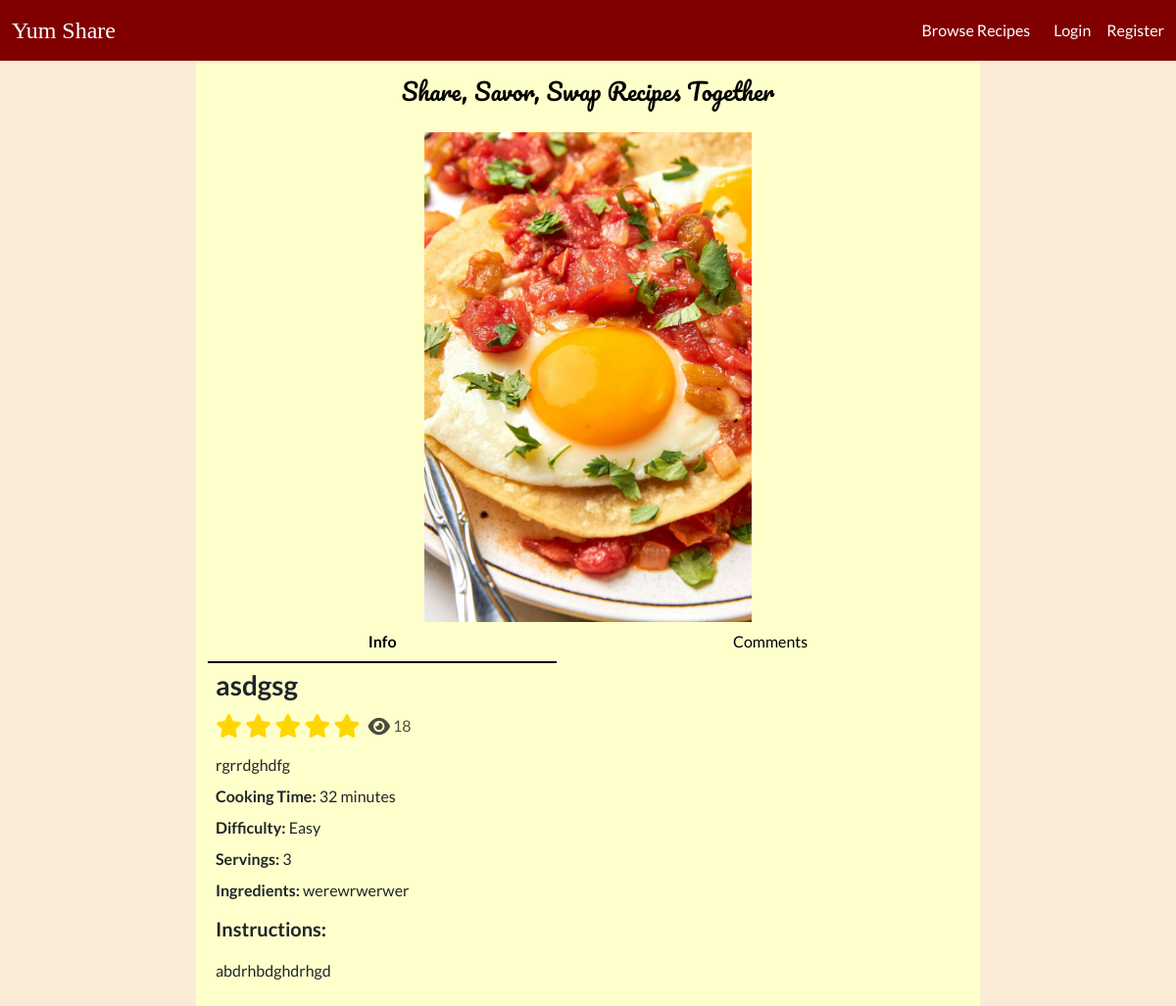
Page /recipe?id=7 on the committed database.
### tables this page shows
CREATE TABLE `recipes` (
  `id` int NOT NULL AUTO_INCREMENT,
  `name` varchar(255) NOT NULL,
  `time` int NOT NULL,
  `difficulty` int DEFAULT NULL,
  `description` varchar(255) DEFAULT NULL,
  `instructions` text NOT NULL,
  `servings` int DEFAULT NULL,
  `image` varchar(255) DEFAULT NULL,
  `views` int DEFAULT '0',
  `user_id` int NOT NULL,
  `created` datetime NOT NULL,
  `ingredients` text NOT NULL,
  `updated` datetime DEFAULT NULL,
  `rating` int DEFAULT '0',
  PRIMARY KEY (`id`),
  KEY `user_id` (`user_id`),
  CONSTRAINT `recipes_ibfk_1` FOREIGN KEY (`user_id`) REFERENCES `users` (`id`) ON DELETE CASCADE
);

### Core/functions.php (called while the page is built, shortened)
<?php
function base_path($path)
{
    return BASE_PATH . $path;
}
function view($path, $attributes = [])
{
    extract($attributes);
    require base_path('views/' . $path);
}
function intToDifficulty($value) {
    switch($value) {
        case 1:
            return 'Easy';
            break;
    }
}

### Http/controllers/recipes/show.php (called while the page is built, shortened)
<?php
$recipeRepo = new RecipeRepository();
$commentRepo = new CommentRepository();
$recipeRepo->updateView($_GET['id']);
$recipe = $recipeRepo->findById($_GET['id']);
$isFavourite = false;
$userRating = false;
$comments = $commentRepo->findByRecipeId($_GET['id']);
view('/recipes/show.view.php',[
    'recipe' => $recipe,
    'isFavourite' => $isFavourite,
    'userRating' => $userRating ? $userRating['rating'] : '',
    'comments' => $comments
]);

### public/index.php (called while the page is built, shortened)
<?php
require BASE_PATH . 'Core/functions.php';
require BASE_PATH . 'bootstrap.php';
$router = new Core\Router();
$url = parse_url($_SERVER['REQUEST_URI'])['path'];
$method = $_POST['_method'] ?? $_SERVER['REQUEST_METHOD'];
$router->route($url, $method);

### Core/App.php (called while the page is built, shortened)
<?php
class App
{
    protected static Container $container;
    public static function setContainer($container) {
        static::$container = $container;
    }
    public static function getContainer() {
        return static::$container;
    }
}

### config.php (called while the page is built)
<?php
return [
  'database' => [
      'host' => 'localhost',
      'port' => 3306,
      'dbname' => 'recipeapp'
  ]
];

### bootstrap.php (called while the page is built, shortened)
<?php
$container = new Container();
$container->bind('Core\Database', function () {
    $config = require base_path('config.php');
    return new Database($config['database']);
});

### Core/Database.php (called while the page is built, shortened)
<?php
class Database
{
    protected $connection;
    public function __construct($config, $username = 'root', $password = 'root')
    {
        $dsn = 'mysql:' . http_build_query($config, '', ';');
        $this->connection = new PDO($dsn, $username, $password, [
            PDO::ATTR_DEFAULT_FETCH_MODE => PDO::FETCH_ASSOC
        ]);
    }
    public function query($query, $params = []) {
        $this->statement = $this->connection->prepare($query);
        $this->statement->execute($params);
        return $this->statement;
    }
}

### Core/Container.php (called while the page is built, shortened)
<?php
class Container
{
    protected $bindings = [];
    public function bind($key, $value) {
        $this->bindings[$key] = $value;
    }
    public function resolve($key) {
        return call_user_func($this->bindings[$key]);
    }
}

### repositories/RecipeRepository.php (called while the page is built, shortened)
<?php
class RecipeRepository
{
    protected $db;
    public function __construct()
    {
        $this->db = App::getContainer()->resolve('Core\Database');
    }
    public function findById($recipeId) {
        $statement = "SELECT * FROM recipes WHERE id = :id";
        return $this->db->query($statement, [
           'id' => $recipeId
        ])->fetch();
    }
    public function updateRecipe($attributes) {
        $statement = 'UPDATE recipes SET  ';
        foreach ($attributes as $key => $value) {
            if ($key === 'id') {
                continue;
            }
            $statement = $statement . $key . '=:' . $key . ',';
        }
        $statement = substr($statement, 0, -1);
        $statement = $statement . ' WHERE id=:id';
        $this->db->query($statement, $attributes);
    }
}

### views/recipes/show.view.php (the view, shortened to what this page needs)
<!doctype html>
<html lang="en">
<head>
    <?php require BASE_PATH . 'public/resources/links/links.php' ?>
</head>
<body>
    <header>
        <?php require base_path('views/partials/nav.view.php') ?>
    </header>
    <main>
        <div class="d-flex justify-content-center container-fluid">
            <div class="content container-fluid" style="max-width: 800px; background-color: #ffffcc;">
                <p class="slogan text-black mb-4 fs-4">Share, Savor, Swap Recipes Together</p>
                <?php if($recipe) : ?>
                    <div class="recipe-image d-flex flex-column align-items-center position-relative">
                        <img id="recipe-image" class="" src="<?= $_FILES['image'] ?? $recipe['image'] ?>" alt="recipe" style="max-width: 100%; max-height: 500px;">
                        <ul class="text-dark nav nav-underline nav-fill" style="width: 100%;">
                            <li class="info-tab nav-item">
                                <button id='info-button' class="nav-link active">Info</button>
                            </li>
                            <li class="comments-tab nav-item">
                                <button id="comments-button" class="nav-link"><span class="text-black">Comments</span></button>
                            </li>
                        </ul>
                    </div>
                    <div class="info text-start lh-1 p-2" id="info-section">
                        <div class="d-flex flex-row justify-content-between align-items-center mb-2">
                            <div class="d-flex flex-column gap-1 mb-3">
                                <p class="fw-semibold fs-3"><?= htmlspecialchars($recipe['name']) ?></p>
                                <div class="d-flex flex-row">
                                    <div class="me-2">
                                        <?php if (isset($recipe['rating'])) : ?>
                                            <?php for ($i = 1; $i <= $recipe['rating']; $i++) : ?>
                                                <i class="star fa-solid fa-star fa-xl"></i>
                                            <?php endfor; ?>
                                        <?php endif; ?>
                                    </div>
                                    <div style="color: rgba(0, 0, 0, 0.7);">
                                        <i class="fa-solid fa-eye fa-lg"></i>
                                        <span><?= $recipe['views'] ?></span>
                                    </div>
                                </div>
                            </div>
                        </div>
                        <p><?= htmlspecialchars($recipe['description']) ?></p>
                        <p><span class="fw-semibold">Cooking Time:</span> <?= htmlspecialchars($recipe['time']) ?> minutes</p>
                        <p><span class="fw-semibold">Difficulty:</span> <?= intToDifficulty($recipe['difficulty']) ?></p>
                        <p><span class="fw-semibold">Servings:</span> <?= $recipe['servings'] ?></p>
                        <p><span class="fw-semibold">Ingredients:</span> <?= htmlspecialchars($recipe['ingredients']) ?></p>
                        <div class="lh-base">
                            <p class="fs-5 fw-semibold">Instructions:</p>
                            <p><?= htmlspecialchars($recipe['instructions']) ?></p>
                        </div>
                    </div>
                <?php else : ?>
                    <?php $link = isset($_SESSION['user']) ? '/home' : '/' ?>
                    <p class="text-center fs-4">This recipe doesn't exist. Go <a href="<?= $link ?>">home</a></p>
                <?php endif; ?>
            </div>
        </div>
    </main>
</body>

### Core/Router.php (shortened to what this page needs)
<?php
class Router
{
    protected $routes = [];
    public function add($url, $controller, $method) {
        $this->routes[] = [
            'url' => $url,
            'controller' => $controller,
            'method' => $method,
            'middleware' => null
        ];
        return $this;
    }
    public function only($key) {
        $this->routes[array_key_last($this->routes)]['middleware'] = $key;
        return $this;
    }
    public function route($url, $method) {
        foreach ($this->routes as $route) {
            if ($route['url'] === $url && $route['method'] === strtoupper($method)) {
                return require base_path('Http/controllers/' . $route['controller']);
            }
        }
    }
}

### views/partials/nav.view.php
<nav class="navbar navbar-expand-lg text-white fixed-top">
    <?php if (isset($_SESSION['user'])) : ?>
        <div class="container-fluid">
            <?php $brandLink = isset($_SESSION['user']) ? '/home' : '/' ?>
            <a class="heading navbar-brand text-white fs-4" href="<?= $brandLink ?>">Yum Share</a>
            <button class="navbar-toggler" type="button" data-bs-toggle="collapse" data-bs-target="#navbarSupportedContent" aria-controls="navbarSupportedContent" aria-expanded="false" aria-label="Toggle navigation">
                <span class="navbar-toggler-icon"></span>
            </button>
            <div class="collapse navbar-collapse" id="navbarSupportedContent">
                <ul class="navbar-nav me-auto mb-2 mb-lg-0">
                    <li class="nav-item">
                        <a class="nav-link active text-white" aria-current="page" href="/home"><span class="gray-hover">Home</span></a>
                    </li>
                    <li class="nav-item dropdown">
                        <a class="nav-link dropdown-toggle text-white" href="#" role="button" data-bs-toggle="dropdown" aria-expanded="false">
                            <span class="gray-hover">Recipes</span>
                        </a>
                        <ul class="dropdown-menu">
                            <li><a class="dropdown-item" href="/recipes?id=<?= $_SESSION['user']['id'] ?>">My Recipes</a></li>
                            <li><a class="dropdown-item" href="/recipes/create">Create New Recipe</a></li>
                            <li><a class="dropdown-item" href="/recipes/favourites">Favourites</a></li>
                            <li><a class="dropdown-item" href="/search">Browse Recipes</a></li>
                        </ul>
                    </li>
                </ul>
                <div class="nav-item btn-group dropdown me-3 mb-3 mb-lg-0">
                    <button type="button" class="btn btn-dark dropdown-toggle" data-bs-toggle="dropdown" aria-expanded="false">
                        <i class="fa-solid fa-user"></i>
                    </button>
                    <ul class="dropdown-menu">
                        <li><a class="dropdown-item" href="/profile?id=<?= $_SESSION['user']['id'] ?>">My Profile</a></li>
                        <li><a class="dropdown-item" href="/logout">Logout</a></li>
                    </ul>
                </div>
                <form class="d-flex" role="search" action="/search" method="GET">
                    <input name="name" class="form-control me-2" type="search" placeholder="Quick Search" aria-label="Search">
                    <input type="hidden" name="sort" value="created">
                    <button class="btn btn-success" type="submit">Search</button>
                </form>
            </div>
        </div>
    <?php else : ?>
        <div class="container-fluid d-flex flex-row justify-content-between align-items-center">
            <?php $brandLink = isset($_SESSION['user']) ? '/home' : '/' ?>
            <a class="heading navbar-brand text-white fs-4" href="<?= $brandLink ?>">Yum Share</a>
            <div class="search-bar d-flex flex-row justify-content-between align-items-center gap-3">
                <a class="no-underline text-white" href=""><span class="gray-hover">Browse Recipes</span></a>
                <a class="no-underline text-white gray-hover ms-2" href="/login"><span class="gray-hover">Login</span></a>
                <a class="no-underline text-white gray-hover" href="/register"><span class="gray-hover">Register</span></a>
            </div>
        </div>
    <?php endif; ?>
</nav>

### public/resources/css/nav.css (style rules this page uses)
.no-underline { text-decoration: none; }
nav { background-color: #800000; }

### public/resources/css/general.css (style rules this page uses)
body { background-color: #FAEBD7; font-family: 'Lato', sans-serif; position: relative; }
main { position: relative; }
.content { padding-top: 75px; }
.heading { font-family: 'Playfair Display', serif; }
.slogan { font-family: 'Pacifico', cursive; text-align: center; margin: auto; }
.star { color: #FFD700; }

### rows in the picture
recipes: image (picture), name "asdgsg", rating 5 (drawn), views "18", description "rgrrdghdfg", time "32", difficulty "Easy", servings "3", ingredients "werewrwerwer", instructions "abdrhbdghdrhgd"
